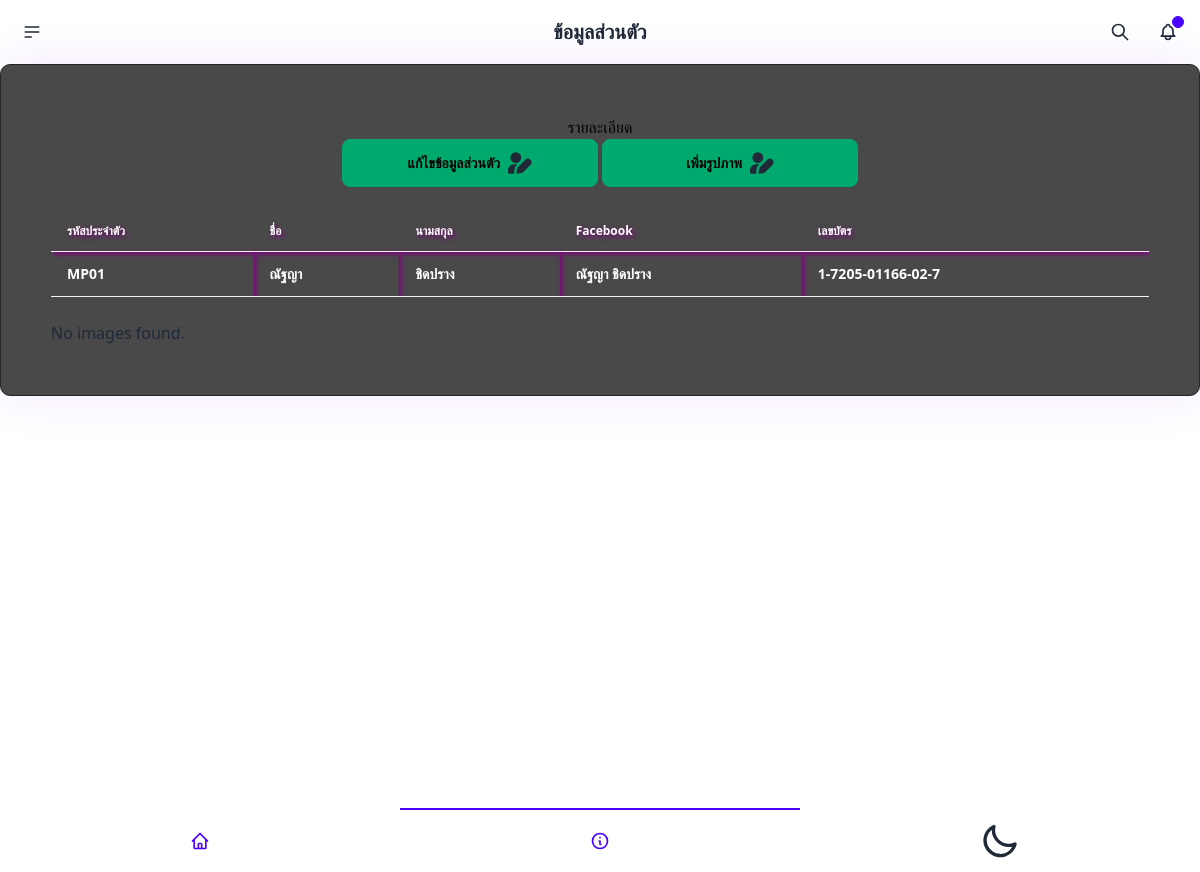
Page /edit.php?uid=104 (signed in) on the committed database.
### tables this page shows
CREATE TABLE `users` (
  `uid` int(11) NOT NULL,
  `fname` varchar(255) NOT NULL,
  `lname` varchar(255) NOT NULL,
  `facename` varchar(255) NOT NULL,
  `cardid` varchar(255) NOT NULL,
  `pid` varchar(255) NOT NULL,
  `status` varchar(255) NOT NULL
);

### edit.php (the view, shortened to what this page needs)
<?php
require_once 'connect.php';
if (isset($_GET['uid'])) {
    $uid = $_GET['uid'];
    $stmt = $conn->query("select * from users where uid = $uid");
    $stmt->execute();
}
?>
<!DOCTYPE html>
<html lang="en">
<head>
    <link rel="stylesheet" href="sty.css">
    <link href="https://cdn.jsdelivr.net/npm/daisyui@4.6.0/dist/full.min.css" rel="stylesheet" type="text/css" />
    <script src="https://cdn.tailwindcss.com"></script>
    <link href='https://unpkg.com/boxicons@2.1.1/css/boxicons.min.css' rel='stylesheet'>
    <link rel="stylesheet" type="text/css" href="https://cdn.datatables.net/1.13.7/css/jquery.dataTables.min.css">
    <link rel="stylesheet" href="https://cdn.jsdelivr.net/npm/sweetalert2@11/dist/sweetalert2.min.css">
</head>
<body>
    <div class="navbar bg-base-100">
        <div class="navbar-start">
            <div class="dropdown">
                <div tabindex="0" role="button" class="btn btn-ghost btn-circle">
                    <svg xmlns="http://www.w3.org/2000/svg" class="h-5 w-5" fill="none" viewBox="0 0 24 24"
                        stroke="currentColor">
                        <path stroke-linecap="round" stroke-linejoin="round" stroke-width="2"
                            d="M4 6h16M4 12h16M4 18h7" />
                    </svg>
                </div>
            </div>
        </div>
        <div class="navbar-center">
            <a class="btn btn-ghost text-xl">ข้อมูลส่วนตัว</a>
        </div>
        <div class="navbar-end">
            <button class="btn btn-ghost btn-circle">
                <svg xmlns="http://www.w3.org/2000/svg" class="h-5 w-5" fill="none" viewBox="0 0 24 24"
                    stroke="currentColor">
                    <path stroke-linecap="round" stroke-linejoin="round" stroke-width="2"
                        d="M21 21l-6-6m2-5a7 7 0 11-14 0 7 7 0 0114 0z" />
                </svg>
            </button>
            <button class="btn btn-ghost btn-circle">
                <div class="indicator">
                    <span class="badge badge-xs badge-primary indicator-item"></span>
                </div>
            </button>
        </div>
    </div>
    <div class="container1">
        <center>
            <h1>รายละเอียด</h1>
            <button class="btn btn-wide btn-success" onclick="my_modal_4.showModal()">แก้ไขข้อมูลส่วนตัว</button>
            <button class="btn btn-wide btn-success" onclick="my_modal_img.showModal()">
                เพิ่มรูปภาพ
            </button><br><br>
        </center>
        <div class="overflow-x-auto">
            <table class="table table-striped table-hover">
                <thead>
                    <tr>
                        <th>รหัสประจำตัว</th>
                        <th>ชื่อ</th>
                        <th>นามสกุล</th>
                        <th>Facebook</th>
                        <th>เลขบัตร</th>
                    </tr>
                </thead>
                <tbody id="userDataBody">
                    <?php
                    if ($stmt->execute() === false) {
                        die('Error executing the query');
                    }
                    while ($row = $stmt->fetch(PDO::FETCH_ASSOC)) {
                        echo '<tr>';
                        echo '<td>' . $row['pid'] . '</td>';
                        echo '<td>' . $row['fname'] . '</td>';
                        echo '<td>' . $row['lname'] . '</td>';
                        echo '<td>' . $row['facename'] . '</td>';
                        echo '<td>' . $row['cardid'] . '</td>';
                        echo '</tr>';
                    }
                    ?>
                </tbody>
            </table>
        </div>
        <?php
        if (isset($_GET['uid'])) {
            $uid = $_GET['uid'];
        } else {
            echo "ไม่ได้ระบุ ID ของลูกค้า";
        }
        ?>
        <br>
        <?php
        $servername = "localhost";
        $username = "root";
        $password = "";
        $dbname = "borrow";
        $conn = new mysqli($servername, $username, $password, $dbname);
        $sql = "SELECT  * FROM user_images where uid = $uid";
        $result = $conn->query($sql);
        if ($result->num_rows > 0) {
            while ($row = $result->fetch_assoc()) {
                $img_id = $row["image_id"];
                $image_name = $row["image_name"];
                $image_data = base64_encode($row["image_data"]);
                echo "<div class='image-container'>";
                echo "<a data-fancybox='images' data-caption='{$image_name}'>";
                echo "<img class='zoomable-image' id='zoomableImage{$img_id}' alt='{$image_name}' />";
                echo "</a>";
                echo "<div class='zoom-buttons'>";
                echo "<button class='zoom-in' onclick=\"zoomImage('zoomableImage{$img_id}', true)\">Zoom In</button>";
                echo "<button class='zoom-out' onclick=\"zoomImage('zoomableImage{$img_id}', false)\">Zoom Out</button>";
                echo "<form method='post' action='delete_image.php'>";
                echo "<input type='hidden' name='img_id' value='{$img_id}' />";
                echo "<input type='hidden' name='uid' value='{$uid}' />";
                echo "<button class='btn btn-square btn-outline' type='submit'>";
                echo "<svg xmlns='http://www.w3.org/2000/svg' class='h-6 w-6' fill='none' viewBox='0 0 24 24' stroke='currentColor'>";
                echo "<path stroke-linecap='round' stroke-linejoin='round' stroke-width='2' d='M6 18L18 6M6 6l12 12' />";
                echo "</svg>";
                echo "</button>";
                echo "</form>";
                echo "</div>";
                echo "</div>";
            }
        } else {
            echo "No images found.";
        }
        ?>
    </div>
    <br>
    <br>
    <br><br>
    <div class="btm-nav">
        <a href="index.php"> <button class="text-primary">
            </button></a>
        <button class="text-primary active">
            <svg xmlns="http://www.w3.org/2000/svg" class="h-5 w-5" fill="none" viewBox="0 0 24 24"
                stroke="currentColor">
                <path stroke-linecap="round" stroke-linejoin="round" stroke-width="2"
                    d="M13 16h-1v-4h-1m1-4h.01M21 12a9 9 0 11-18 0 9 9 0 0118 0z" />
            </svg>
        </button>
        <label class="swap swap-rotate">
        </label>
    </div>
</body>
</html>

### sty.css (style rules this page uses)
.container1 { max-width: 1200px; margin: 0 auto; padding: 50px; background-color: #494949; border: 1px solid #252525; border-radius: 10px; box-shadow: 0 0 50px rgba(141, 1, 255, 0.1); }
h1 { color: black; }
td { color: black; }
th { color: black; }

### edit.php (style rules this page uses)
tr { color: white; box-shadow: 2px 2px 5px purple; font-weight: bold; }
td { color: white; box-shadow: 2px 2px 5px purple; font-weight: bold; }
th { color: white; text-shadow: 2px 2px 5px purple; font-weight: bold; }

### rows in the picture
users: pid "MP01", fname "ณัฐญา", lname "ชิดปราง", facename "ณัฐญา ชิดปราง", cardid "1-7205-01166-02-7"
